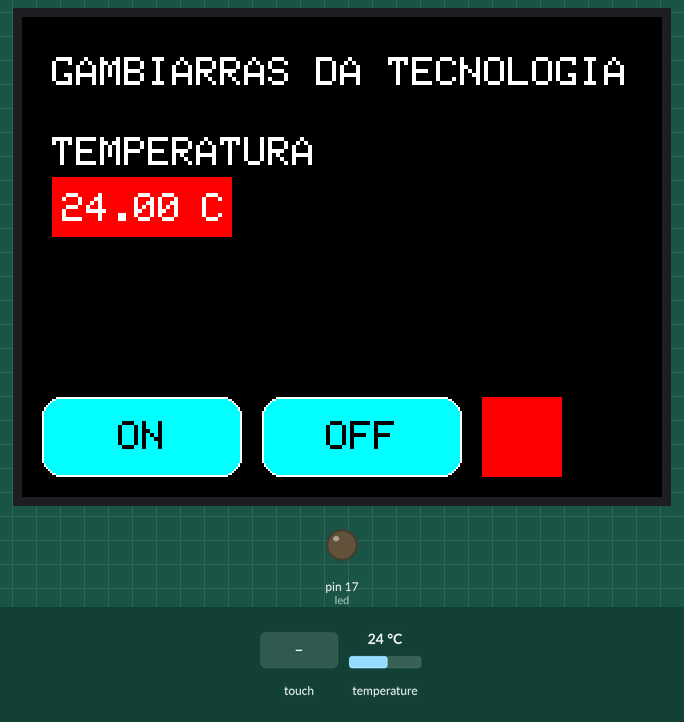
This sketch was run on a simulated Arduino Mega 2560, built with avr-gcc and run on an emulated ATmega2560. Parts: 320×240 colour display, output pins drawn as LEDs (lit = HIGH). The test bench sets the inputs (shaded band); at power-on: temperature 24 °C. Pins used as bus, display or sensor lines are not drawn.

Above: at 3.1 s.
3.2 s: touch panel pressed at 13 % / 10 % of its raw x / y range
At 5.2 s:
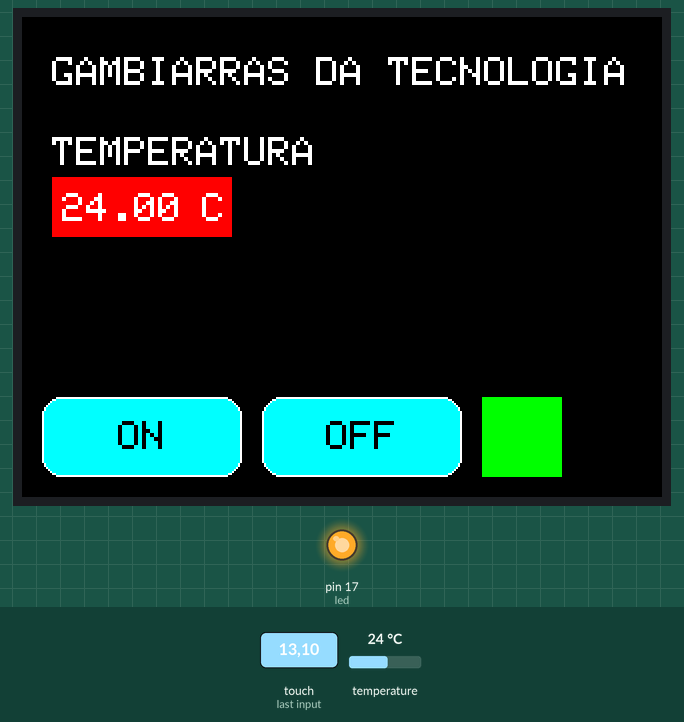
5.5 s: touch panel pressed at 13 % / 50 % of its raw x / y range
At 5.62 s:
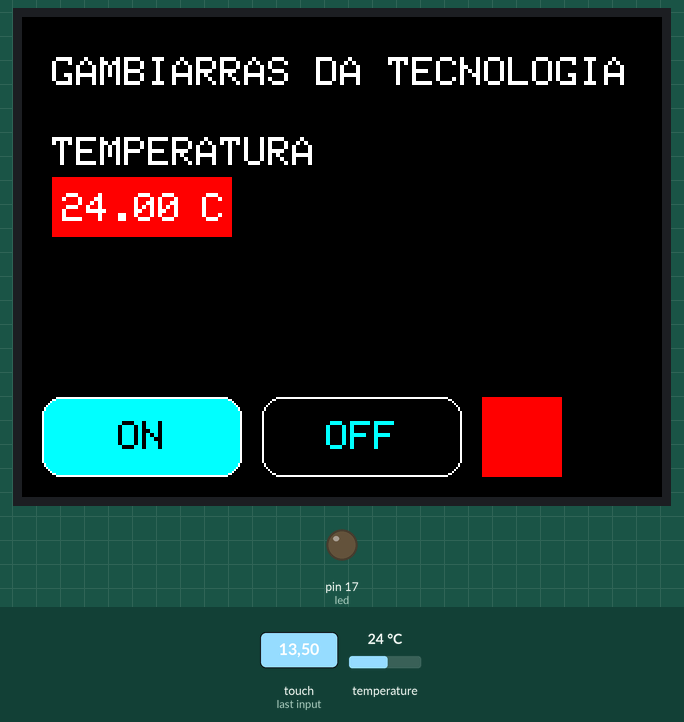
7.2 s: temperature set to 12 °C
At 9.7 s:
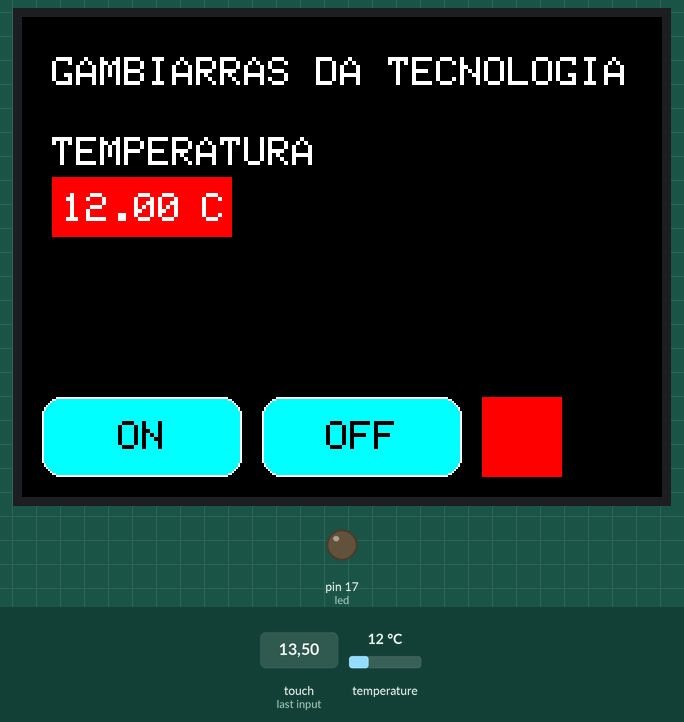
10.0 s: touch panel pressed at 13 % / 30 % of its raw x / y range
At 10.7 s:
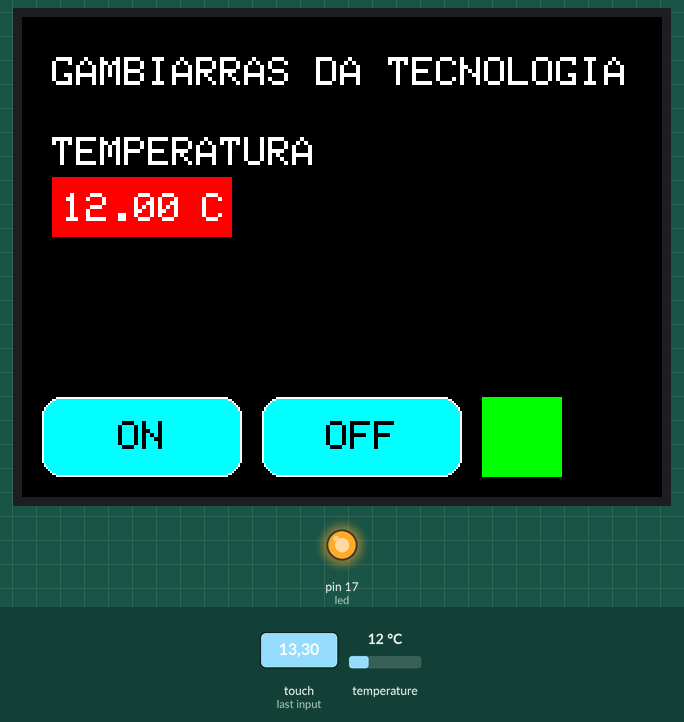
11.7 s: temperature set to 19 °C
14.5 s: temperature set to 28 °C
At 15.5 s:
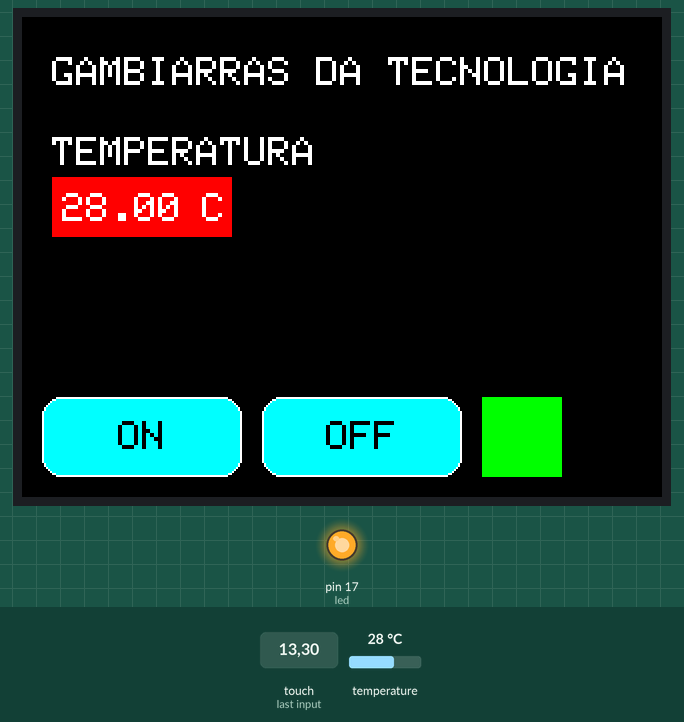
Timing chart, 0 to 17.0 s (numbered marks = the images above; inputs shaded):
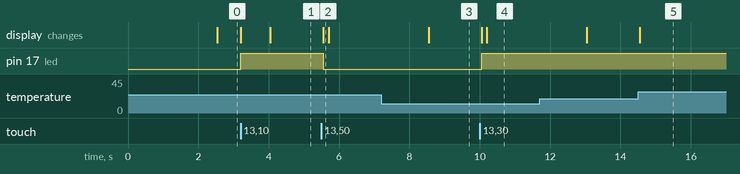

Measured:
- after the input at 3.2 s, pin 17 (led): LOW → HIGH at once; the display: first changes at once (image 1 shows a later state)
- after the input at 5.5 s, pin 17 (led): HIGH → LOW after 0.05 s; the display: changes after 0.05 s (image 2)
- after the input at 7.2 s, the display: changes after 1.3 s (image 3)
- after the input at 10.0 s, pin 17 (led): LOW → HIGH after 0.05 s; the display: first changes after 0.05 s (image 4 shows a later state)
- after the input at 14.5 s, the display: changes at once (image 5)

The sketch:

IHM-TFT-com-Arduino-Mega.ino
```cpp
//libs necessarias
#include <Adafruit_GFX.h>
#include <MCUFRIEND_kbv.h>
MCUFRIEND_kbv tft;
#include <TouchScreen.h>
#define MINPRESSURE 10
#define MAXPRESSURE 1000
#include <OneWire.h>
#include <DallasTemperature.h>
#include <SimpleTimer.h>
//pino do led
#define led 17

// dados do sensor de temperatura
#define pino_sensor 21
#define TEMPERATURE_PRECISION 9
OneWire oneWire(pino_sensor);
DallasTemperature sensors(&oneWire);


//dados de entrada e calibrção
const int XP = 8, XM = A2, YP = A3, YM = 9; //240x320 ID=0x9341
const int TS_LEFT = 79, TS_RT = 895, TS_TOP = 945, TS_BOT = 96;
TouchScreen ts = TouchScreen(XP, YP, XM, YM, 300); // 300 = sensibilidade

Adafruit_GFX_Button on_btn, off_btn;

int pixel_x, pixel_y;     //carrega as posições dos pixels
bool Touch_getXY(void)    //detecta o toque na tela
{
  TSPoint p = ts.getPoint();
  pinMode(YP, OUTPUT);       //definição dos pinos
  pinMode(XM, OUTPUT);
  digitalWrite(YP, HIGH);
  digitalWrite(XM, HIGH);
  bool pressed = (p.z > MINPRESSURE && p.z < MAXPRESSURE);
  if (pressed) {//definição para tela na horizontal
    pixel_x = map(p.y, TS_LEFT, TS_RT, 0, 320); // tamanho na horizontal
    pixel_y = map(p.x,   TS_TOP, TS_BOT, 0, 240 ); // tamanho na vetical
  }
  return pressed;
}

// lista de cores
#define BLACK   0x0000
#define BLUE    0x001F
#define RED     0xF800
#define GREEN   0x07E0
#define CYAN    0x07FF
#define MAGENTA 0xF81F
#define YELLOW  0xFFE0
#define WHITE   0xFFFF


//definição do timer
SimpleTimer timer;

//void da temperatura para o sensor DS18B20
void temp() {
  sensors.begin();
  sensors.requestTemperatures();
  float tempC = sensors.getTempCByIndex(0);
  tft.setTextColor(WHITE, RED);
  tft.setTextSize(2.7);     // Fonte em 8 pixels.  ht = 8*2.7=21,6
  tft.setCursor(20, 88);    //posição na tela da variavel
  tft.print(tempC);
}
void botoes() {// logica para o toque nos botões ON/OFF
  bool down = Touch_getXY();
  on_btn.press(down && on_btn.contains(pixel_x, pixel_y));
  off_btn.press(down && off_btn.contains(pixel_x, pixel_y));
  if (on_btn.justReleased())
    on_btn.drawButton();
  if (off_btn.justReleased())
    off_btn.drawButton();
  if (on_btn.justPressed()) {
    on_btn.drawButton(true); // se precionado liga o led e altera a cor do quadrado para verde
    tft.fillRect(230, 190, 40, 40, GREEN);
    digitalWrite(led, HIGH);
  }
  if (off_btn.justPressed()) {
    off_btn.drawButton(true);// se precionado desliga o led e altera a cor do quadrado para vermelho
    tft.fillRect(230, 190, 40, 40, RED);
    digitalWrite(led, LOW);
  }
}
void setup() {

  Serial.begin(9600);
  pinMode(led, OUTPUT);
  uint16_t ID = tft.readID();

  if (ID == 0xD3D3) ID = 0x9341; // escreva o ID da tela e motdelo
  tft.begin(ID);
  tft.setRotation(1);           //horizontal| vertical trocar o valor para (0)
  tft.fillScreen(BLACK);
                        //|posição|    info bototão     |  escrita interna |
                        // X  | Y |Tamanho| Borda| fundo| cor  |texto|fonte|
  on_btn.initButton(&tft,  60, 210, 100, 40, WHITE, CYAN, BLACK, "ON", 2);
  off_btn.initButton(&tft, 170, 210, 100, 40, WHITE, CYAN, BLACK, "OFF", 2);
  on_btn.drawButton(false);//inicia os valores em false(desligados)
  off_btn.drawButton(false);
  tft.fillRect(230, 190, 40, 40, RED);
  //titulo
  tft.setTextColor(WHITE, BLACK);
  tft.setTextSize(2.7);     // Fonte em 8 pixels.  ht = 8*2.7=21,6
  tft.setCursor(15, 20);
  tft.print("GAMBIARRAS DA TECNOLOGIA");


  // informações da temperatura
  // retangulo de fundo
  tft.fillRect(15, 80, 90, 30, RED);

  tft.setTextColor(WHITE, BLACK);
  tft.setTextSize(2.7);    // Fonte em 8 pixels.  ht = 8*2.7=21,6
  tft.setCursor(15, 60);
  tft.print("TEMPERATURA");

  tft.setTextColor(WHITE, RED);
  tft.setTextSize(2.7);    // Fonte em 8 pixels.  ht = 8*2.7=21,6
  tft.setCursor(90, 88);
  tft.print("C");
  // tempos de atualição
  timer.setInterval(1500L, temp);
  timer.setInterval(1L, botoes);

}


void loop() {
  timer.run();//inicia o timer execultando as funções(voids)
}
```
